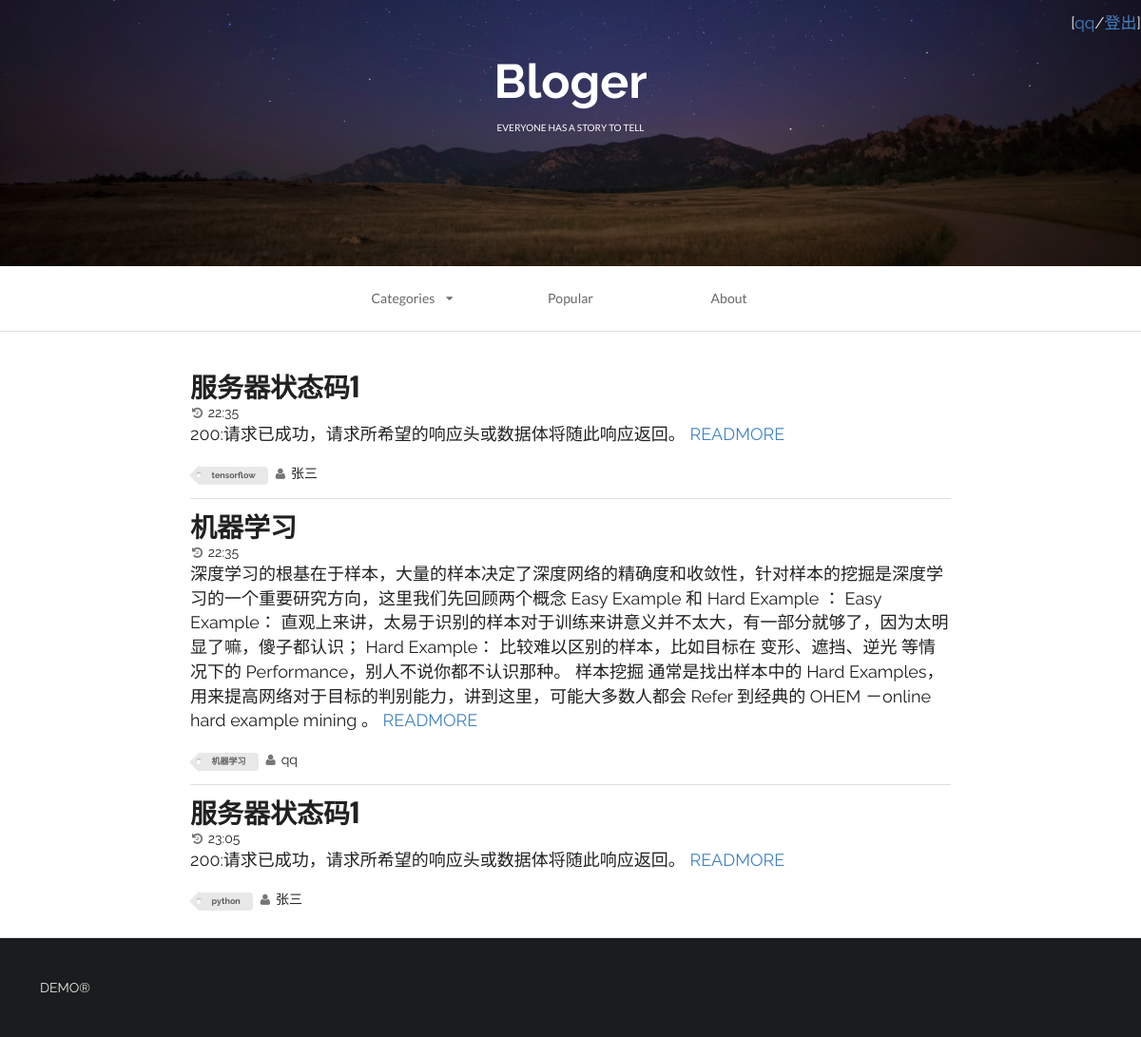
The app's page /web/index/ (signed in) with its own data.
### web/models.py (models this page shows, shortened)
class Article(models.Model):
    title = models.CharField(max_length=255)
    content = models.TextField()
    create_time = models.TimeField(auto_now_add=True,null=True)
    author = models.ForeignKey("UserInfo",to_field="id")
    category = models.ForeignKey("Category",to_field="id")
    article_type = models.ForeignKey("ArticleType",to_field="id")

class Category(models.Model):
    caption = models.CharField(max_length=16)
    def __str__(self):
        return self.caption

class UserInfo(models.Model):
    username = models.CharField(max_length=32,verbose_name='用户名',unique=True)
    password = models.CharField(max_length=64,verbose_name='密码')
    email = models.EmailField(verbose_name='邮箱')
    def __str__(self):
        return self.username

### web/views.py (the view)
def Index(reuqest):
    if reuqest.session.get('is_login',None):     #验证是否登陆，如果登陆无需再次登陆
        articlelist = Article.objects.all()
        categorylist = Category.objects.all()
        return render(reuqest,"index.html",{"articlelist":articlelist,
                                            "categorylist":categorylist,
                                            "user":reuqest.session['user']})
    else:
        articlelist = Article.objects.all()
        categorylist = Category.objects.all()
        return render(reuqest, "index.html", {"articlelist": articlelist,
                                              "categorylist": categorylist,
                                              "user":None})

### templates/index.html (shortened to what this page needs)
<!DOCTYPE html>
<html>
    <head>
        <link rel="stylesheet" href="/static/css/semantic.css"  media="screen" title="no title" charset="utf-8">
    </head>
    <body>
        <div class="ui inverted vertical  segment masthead">
            <span class="span_userinfo">
                {% if user is None %}
                    [<a href="/web/login/" >登录</a>/<a href="/web/signup/">注册</a>]
                {% else %}
                    [<a href="/web/home/">{{ user }}</a>/<a href="/web/logout/">登出</a>]
                {% endif %}
            </span>
            <h1 class="ui center aligned header blogslogon" style="font-size:50px;font-family: 'Raleway', sans-serif!important;">
                Bloger
                <p class="ui sub header">
                    everyone has a story to tell
                </p>
            </h1>
        </div>
        <div class="ui container nav">
            <div class="ui borderless text three item menu ">
                <div class="ui simple dropdown  item">
                    Categories
                    <i class="dropdown icon"></i>
                </div>
                <a class="item">
                    Popular
                </a>
                <a class="item">
                    About
                </a>
            </div>
        </div>
        <div class="ui divider"></div>
        <div class="ui  vertical segment">
            {% for row in articlelist %}
                 <div class="ui container vertical segment">
                    <a href="#">
                        <h1 class="ui header">
                            {{ row.title }}
                        </h1>
                    </a>
                    <i class="icon grey small history"></i>{{ row.create_time }}
                    <p>
                        {{ row.content|truncatewords:100 }}
                        <a href="#">
                            <a class="angle tiny double grey right icon">READMORE</a>
                        </a>
                    </p>
                    <div class="ui mini  tag label">
                        {{ row.category }}
                    </div>
                     <i class="icon grey small user"></i>{{ row.author}}
                </div>
            {% endfor %}
        </div>
        <div class="ui inverted  vertical very padded  segment">
            DEMO®
        </div>
    </body>
</html>

### templates/index.html (style rules this page uses)
h1 { font-family:'Oswald', sans-serif!important; font-size:40px; }
body { font-family: 'Raleway', sans-serif; }
p { font-family: 'Raleway', sans-serif; font-size:18px; }
.ui.vertical.segment.masthead { height: 280px; background: url("/static/images/star_banner.jpg"); background-size: cover; background-position: 100% 80%; }
.ui.container.segment { width: 800px; }
.ui.center.aligned.header.blogslogon { margin-top: 40px; }
.ui.center.aligned.header.blogslogon p { margin-top: 10px; color: white; font-size: 10px; }
.ui.container.nav { width: 500px; }
.span_userinfo { float:right; font-size:17px; font-family:'Raleway',sans-serif!important; }

### records on screen
Article: title "服务器状态码1", create_time "22:35", content "200:请求已成功，请求所希望的响应头或数据体将随此响应返回。", category "tensorflow", author "张三"
Article: title "机器学习", create_time "22:35", content "深度学习的根基在于样本，大量的样本决定了深度网络的精确度和收敛性，针对样本的挖掘是深度学习的一个重要研究方向，这里我们先回顾两个概念 Easy Example 和 Hard Example ： Easy Example： 直观上来讲，太易于识别的样本对于训练来讲意义并不太大，有一部分就够了，因为太明显了嘛，傻子都认识； Hard Example： 比较难以区别的样本，比如目标在 变形、遮挡、逆光 等情况下的 Performance，别人不说你都不认识那种。 样本挖掘 通常是找出样本中的 Hard Examples，用来提高网络对于目标的判别能力，讲到这里，可能大多数人都会 Refer 到经典的 OHEM －online hard example mining 。", category "机器学习", author "qq"
Article: title "服务器状态码1", create_time "23:05", content "200:请求已成功，请求所希望的响应头或数据体将随此响应返回。", category "python", author "张三"

### other values on screen
{{ user }} "qq"
